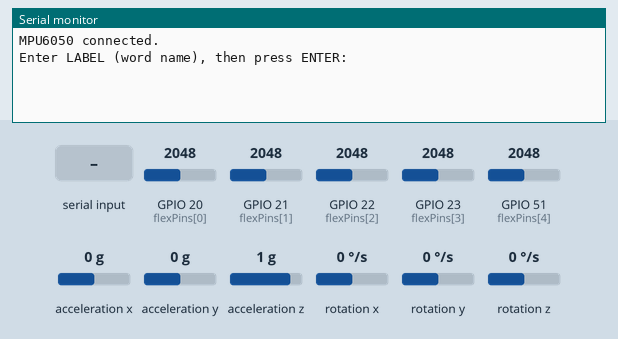
The sketch below on a simulated ESP32. Parts: the last lines printed to the serial monitor. The test bench sets the inputs (shaded band); at power-on: GPIO 20 (flexPins[0]) = 2048, GPIO 21 (flexPins[1]) = 2048, GPIO 22 (flexPins[2]) = 2048, GPIO 23 (flexPins[3]) = 2048, GPIO 51 (flexPins[4]) = 2048, acceleration x 0 g, acceleration y 0 g, acceleration z 1 g, rotation x 0 °/s, rotation y 0 °/s, rotation z 0 °/s.

Above: at 0.8 s.
0.9 s: "1\n" received over Serial
At 1.7 s:
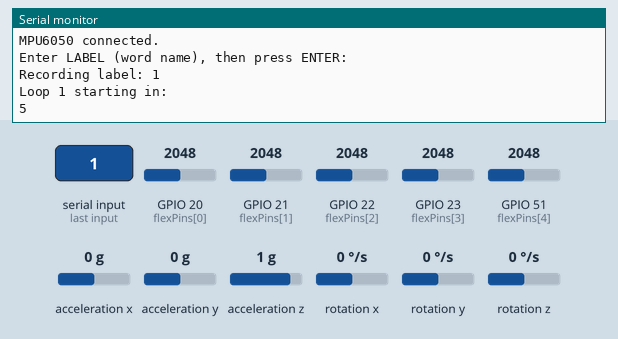
At 7.0 s:
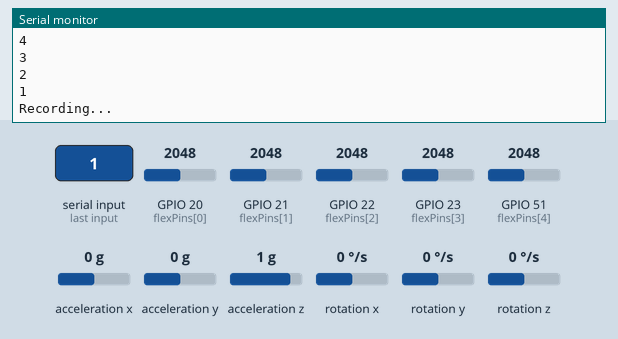
Timing chart, 0 to 8.4 s (numbered marks = the images above; inputs shaded):
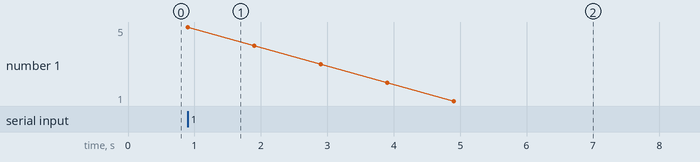

Measured:
- after the input at 0.9 s, the serial monitor: prints a new line at once (image 1)

The sketch:

data_collection.ino
```cpp
#include <Wire.h>
#include <MPU6050.h>

MPU6050 mpu;

// -------- PIN CONFIG --------
const int flexPins[5] = {20, 21, 22, 23, 51};  // adjust if needed

// -------- SETTINGS --------
const unsigned long SAMPLE_INTERVAL_MS = 30;     // every 10 ms
const unsigned long RECORD_DURATION_MS = 3000;   // 3 seconds
const unsigned long BREAK_DURATION_MS  = 2000;   // 5 seconds
const int TOTAL_LOOPS = 5;

// -------- DATA STORAGE --------
String csvData = "id,label,flex1,flex2,flex3,flex4,flex5,accX,accY,accZ,gyroX,gyroY,gyroZ\n";

String label = "";
unsigned long sampleId = 0;

void setup() {
  Serial.begin(115200);
  while (!Serial);

  // -------- I2C SETUP --------
  Wire.begin(7, 8);   // SDA = 7, SCL = 8 (ESP32 supported, Mega ignores custom pins)
  Wire.setClock(400000);

  // -------- MPU INIT --------
  mpu.initialize();
  if (!mpu.testConnection()) {
    Serial.println("MPU6050 connection failed!");
    while (1);
  }

  Serial.println("MPU6050 connected.");

  // -------- GET LABEL --------
  Serial.println("Enter LABEL (word name), then press ENTER:");
  while (label.length() == 0) {
    if (Serial.available()) {
      label = Serial.readStringUntil('\n');
      label.trim();
    }
  }

  Serial.print("Recording label: ");
  Serial.println(label);
}

void loop() {

  for (int loopCount = 1; loopCount <= TOTAL_LOOPS; loopCount++) {

    // -------- COUNTDOWN --------
    Serial.print("Loop ");
    Serial.print(loopCount);
    Serial.println(" starting in:");

    for (int i = 5; i > 0; i--) {
      Serial.println(i);
      delay(1000);
    }

    Serial.println("Recording...");

    unsigned long startTime = millis();
    unsigned long lastSampleTime = 0;

    while (millis() - startTime < RECORD_DURATION_MS) {
      unsigned long now = millis();

      if (now - lastSampleTime >= SAMPLE_INTERVAL_MS) {
        lastSampleTime = now;

        // -------- READ FLEX --------
        int flex[5];
        for (int i = 0; i < 5; i++) {
          flex[i] = analogRead(flexPins[i]);
        }

        // -------- READ MPU --------
        int16_t ax, ay, az, gx, gy, gz;
        mpu.getMotion6(&ax, &ay, &az, &gx, &gy, &gz);

        // -------- BUILD CSV ROW --------
        csvData += String(sampleId) + ",";
        csvData += label + ",";

        for (int i = 0; i < 5; i++) {
          csvData += String(flex[i]) + ",";
        }

        csvData += String(ax) + ",";
        csvData += String(ay) + ",";
        csvData += String(az) + ",";
        csvData += String(gx) + ",";
        csvData += String(gy) + ",";
        csvData += String(gz) + "\n";

        sampleId++;
      }
    }

    Serial.println("Recording complete.");
    delay(BREAK_DURATION_MS);
  }

  // -------- PRINT FINAL CSV --------
  Serial.println("===== CSV DATA START =====");
  Serial.println(csvData);
  Serial.println("===== CSV DATA END =====");

  Serial.println("Done. Program stopped.");
  while (1);
}
```
